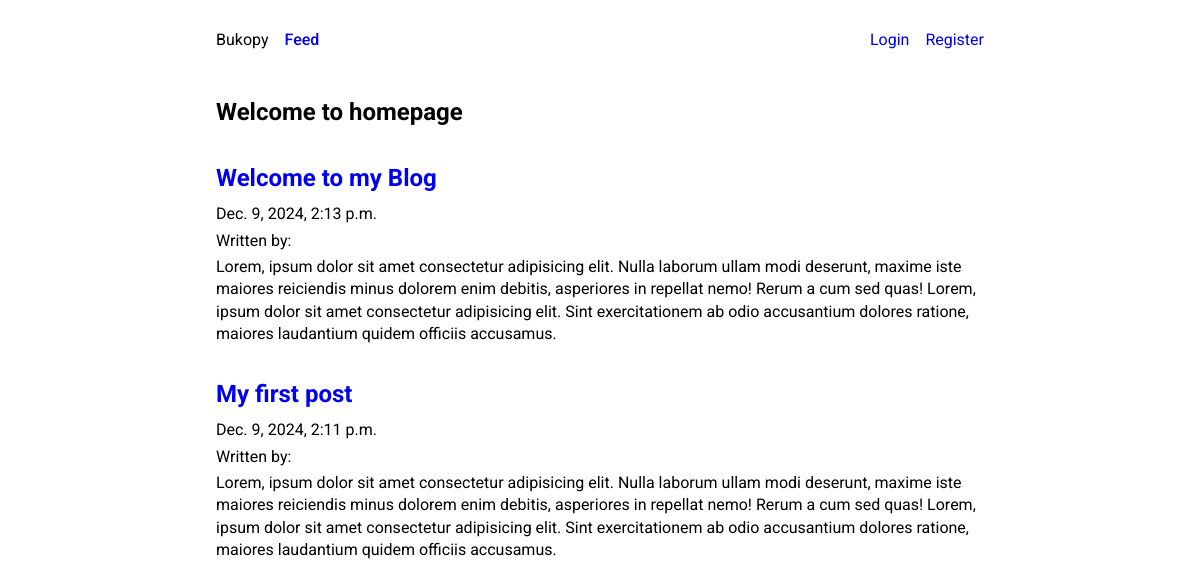
The app's page /, older data.
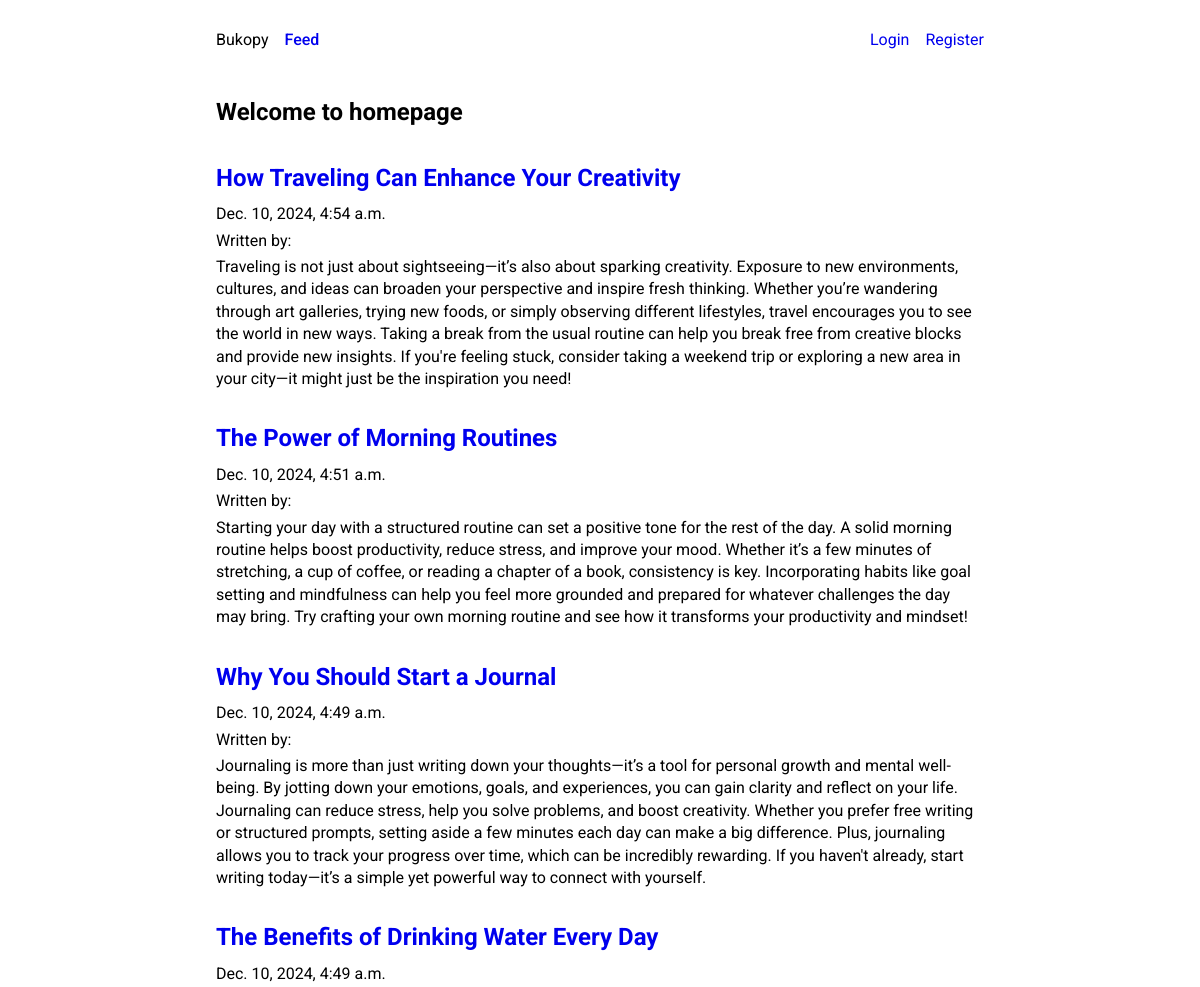
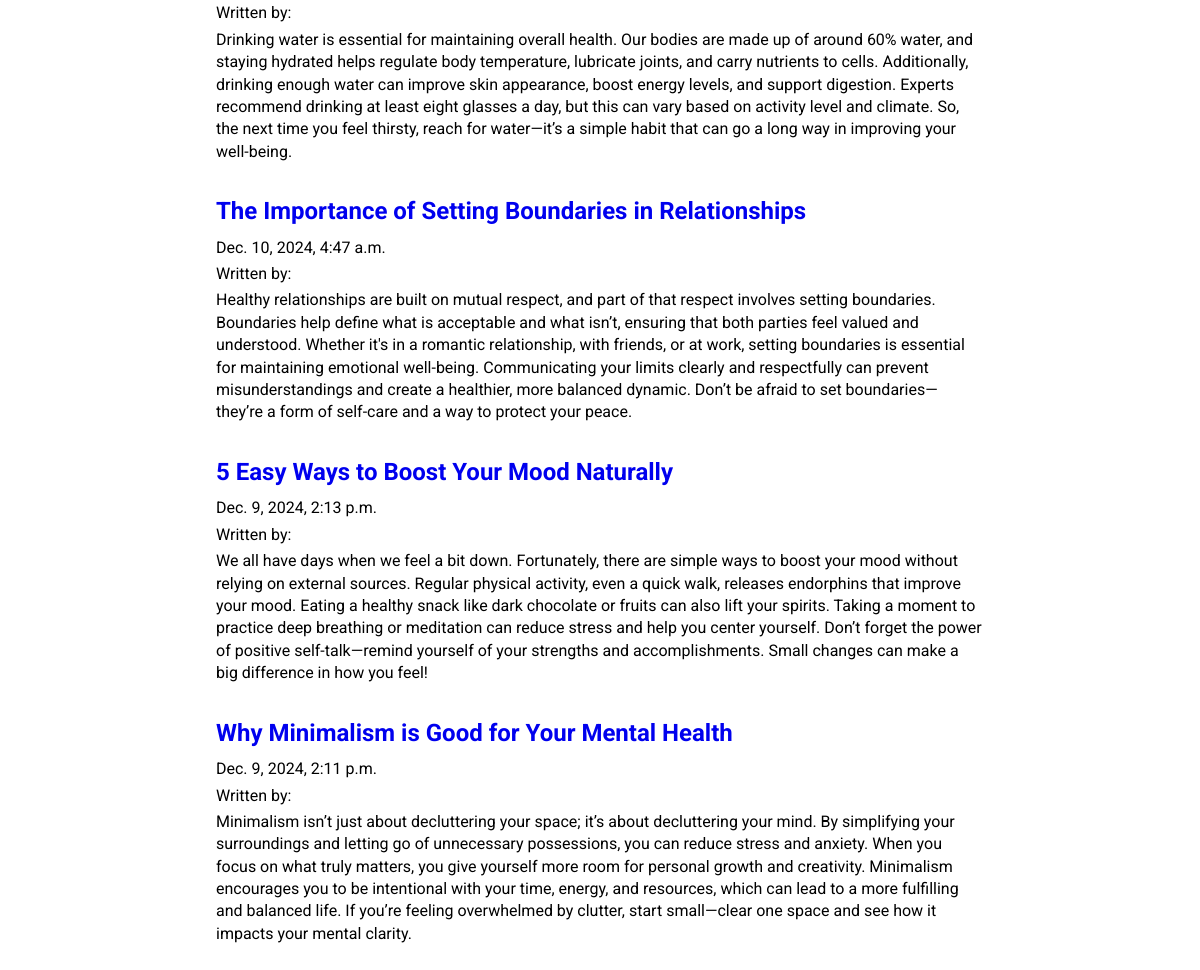
The same page, newer data (2 pictures, top to bottom).
### posts/models.py (models this page shows, shortened)
class Post(models.Model):
    title = models.CharField(max_length=75)
    body = models.TextField()
    slug = models.SlugField()
    date = models.DateTimeField(auto_now_add=True)
    banner = models.ImageField(default='fallback.png', blank=True)
    author = models.ForeignKey(User, on_delete=models.CASCADE, default=None)

### blog_site/views.py (the view)
# urls.py: path('', views.homepage),
def homepage(request):
    posts = Post.objects.all().order_by('-date')
    return render(request, 'home.html', { 'posts': posts })

### templates/home.html (shortened to what this page needs)
{% extends 'layout.html' %}
{% block content %}
<section class="">
    <h1 class="">Welcome to homepage</h1>
    {% for post in posts %}
    <article class="posts-feed">
      <h2 class="post__title">
        <a href="{% url 'posts:page' slug=post.slug %}" class="post__link">
          {{ post.title }}</h2>
        <p class="post__body">{{ post.date }}</p>
        <p class="post__body">Written by: {{ post.author }}</p>
      <p class="post__body">{{ post.body }}</p>
    </article>
  {% endfor %}
  </section>
{% endblock %}

Row changes from the older to the newer data that the page shows:
added Post: title "How Traveling Can Enhance Your Creativity", date "Dec. 10, 2024, 4:54 a.m.", body "Traveling is not just about sightseeing—it’s also about sparking creativity. Exposure to new environments, cultures, and ideas can broaden your perspective and inspire fresh thinking. Whether you’re wandering through art galleries, trying new foods, or simply observing different lifestyles, travel encourages you to see the world in new ways. Taking a break from the usual routine can help you break free from creative blocks and provide new insights. If you're feeling stuck, consider taking a weekend trip or exploring a new area in your city—it might just be the inspiration you need!"
added Post: title "The Power of Morning Routines", date "Dec. 10, 2024, 4:51 a.m.", body "Starting your day with a structured routine can set a positive tone for the rest of the day. A solid morning routine helps boost productivity, reduce stress, and improve your mood. Whether it’s a few minutes of stretching, a cup of coffee, or reading a chapter of a book, consistency is key. Incorporating habits like goal setting and mindfulness can help you feel more grounded and prepared for whatever challenges the day may bring. Try crafting your own morning routine and see how it transforms your productivity and mindset!"
added Post: title "Why You Should Start a Journal", date "Dec. 10, 2024, 4:49 a.m.", body "Journaling is more than just writing down your thoughts—it’s a tool for personal growth and mental well-being. By jotting down your emotions, goals, and experiences, you can gain clarity and reflect on your life. Journaling can reduce stress, help you solve problems, and boost creativity. Whether you prefer free writing or structured prompts, setting aside a few minutes each day can make a big difference. Plus, journaling allows you to track your progress over time, which can be incredibly rewarding. If you haven't already, start writing today—it’s a simple yet powerful way to connect with yourself."
added Post: title "The Benefits of Drinking Water Every Day", date "Dec. 10, 2024, 4:49 a.m.", body "Drinking water is essential for maintaining overall health. Our bodies are made up of around 60% water, and staying hydrated helps regulate body temperature, lubricate joints, and carry nutrients to cells. Additionally, drinking enough water can improve skin appearance, boost energy levels, and support digestion. Experts recommend drinking at least eight glasses a day, but this can vary based on activity level and climate. So, the next time you feel thirsty, reach for water—it’s a simple habit that can go a long way in improving your well-being."
added Post: title "The Importance of Setting Boundaries in Relationships", date "Dec. 10, 2024, 4:47 a.m.", body "Healthy relationships are built on mutual respect, and part of that respect involves setting boundaries. Boundaries help define what is acceptable and what isn’t, ensuring that both parties feel valued and understood. Whether it's in a romantic relationship, with friends, or at work, setting boundaries is essential for maintaining emotional well-being. Communicating your limits clearly and respectfully can prevent misunderstandings and create a healthier, more balanced dynamic. Don’t be afraid to set boundaries—they’re a form of self-care and a way to protect your peace."
changed Post: title "Welcome to my Blog" → "5 Easy Ways to Boost Your Mood Naturally"; body "Lorem, ipsum dolor sit amet consectetur adipisicing elit. Nulla laborum ullam modi deserunt, maxime iste maiores reiciendis minus dolorem enim debitis, asperiores in repellat nemo! Rerum a cum sed quas! Lorem, ipsum dolor sit amet consectetur adipisicing elit. Sint exercitationem ab odio accusantium dolores ratione, maiores laudantium quidem officiis accusamus." → "We all have days when we feel a bit down. Fortunately, there are simple ways to boost your mood without relying on external sources. Regular physical activity, even a quick walk, releases endorphins that improve your mood. Eating a healthy snack like dark chocolate or fruits can also lift your spirits. Taking a moment to practice deep breathing or meditation can reduce stress and help you center yourself. Don’t forget the power of positive self-talk—remind yourself of your strengths and accomplishments. Small changes can make a big difference in how you feel!"
changed Post: title "My first post" → "Why Minimalism is Good for Your Mental Health"; body "Lorem, ipsum dolor sit amet consectetur adipisicing elit. Nulla laborum ullam modi deserunt, maxime iste maiores reiciendis minus dolorem enim debitis, asperiores in repellat nemo! Rerum a cum sed quas! Lorem, ipsum dolor sit amet consectetur adipisicing elit. Sint exercitationem ab odio accusantium dolores ratione, maiores laudantium quidem officiis accusamus." → "Minimalism isn’t just about decluttering your space; it’s about decluttering your mind. By simplifying your surroundings and letting go of unnecessary possessions, you can reduce stress and anxiety. When you focus on what truly matters, you give yourself more room for personal growth and creativity. Minimalism encourages you to be intentional with your time, energy, and resources, which can lead to a more fulfilling and balanced life. If you’re feeling overwhelmed by clutter, start small—clear one space and see how it impacts your mental clarity."
